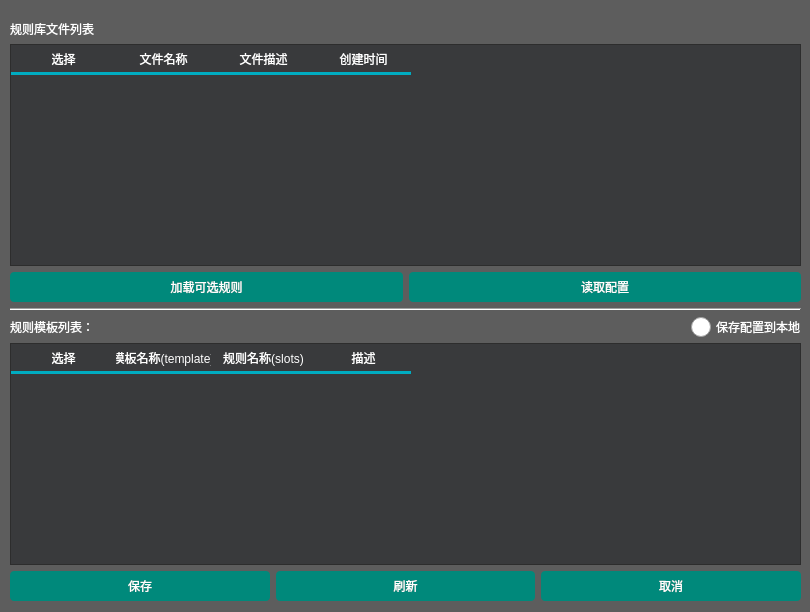
<?xml version="1.0" encoding="UTF-8"?>
<ui version="4.0">
 <class>RuleCfgDlg</class>
 <widget class="QDialog" name="RuleCfgDlg">
  <property name="geometry">
   <rect>
    <x>0</x>
    <y>0</y>
    <width>810</width>
    <height>612</height>
   </rect>
  </property>
  <property name="windowTitle">
   <string>Dialog</string>
  </property>
  <property name="windowIcon">
   <iconset resource="../res.qrc">
    <normaloff>:/icon/res/icon/edit_rule.ico</normaloff>:/icon/res/icon/edit_rule.ico</iconset>
  </property>
  <property name="styleSheet">
   <string notr="true">

/**********按钮**********/
QPushButton{
        border-radius: 4px;
        border: none;
        width: 75px;
        height: 30px;
}
QPushButton:enabled {
		
	background-color: rgb(0, 137, 123);
        color: white;
}
QPushButton:!enabled {
        background: rgb(100, 100, 100);
        color: rgb(200, 200, 200);
}
QPushButton:enabled:hover{
        background: rgb(85, 85, 85);
}
QPushButton:enabled:pressed{
        background: rgb(80, 80, 80);
}

QPushButton#blueButton {
        color: white;
}
QPushButton#blueButton:enabled {
        background: rgb(0, 165, 235);
        color: white;
}
QPushButton#blueButton:!enabled {
        background: gray;
        color: rgb(200, 200, 200);
}
QPushButton#blueButton:enabled:hover {
        background: rgb(0, 180, 255);
}
QPushButton#blueButton:enabled:pressed {
        background: rgb(0, 140, 215);
}

QPushButton#selectButton {
        border: none;
        border-radius: none;
        border-left: 1px solid rgb(100, 100, 100);
        image: url(:/Black/scan);
        background: transparent;
        color: white;
}
QPushButton#selectButton:enabled:hover{
        background: rgb(85, 85, 85);
}
QPushButton#selectButton:enabled:pressed{
        background: rgb(80, 80, 80);
}

QPushButton#linkButton {
        background: transparent;
        color: rgb(0, 160, 230);
        text-align:left;
}
QPushButton#linkButton:hover {
        color: rgb(20, 185, 255);
        text-decoration: underline;
}
QPushButton#linkButton:pressed {
        color: rgb(0, 160, 230);
}

QPushButton#transparentButton {
        background: transparent;
}

QDialog { 
       border: none;
      
	background-color: rgb(93, 93, 93);
}
/**********提示**********/
QToolTip{
        border: 1px solid rgb(45, 45, 45);
        background: white;
        color: black;
}



/**********分组框**********/
QGroupBox {
        font-size: 15px;
        border: 1px solid rgb(80, 80, 80);
        border-radius: 4px;
        margin-top: 10px;
}
QGroupBox::title {
        color: rgb(175, 175, 175);
        top: -12px;
        left: 10px;
}

/**********页签项**********/
QTabWidget::pane {
        border: none;
        border-top: 3px solid rgb(0, 172, 193);
        background: rgb(57, 58, 60);
}
QTabWidget::tab-bar {
        border: none;
}
QTabBar::tab {
        border: none;
        border-top-left-radius: 4px;
        border-top-right-radius: 4px;
        color: rgb(175, 175, 175);
        background: rgb(255, 255, 255, 30);
        height: 28px;
        min-width: 85px;
        margin-right: 5px;
        padding-left: 5px;
        padding-right: 5px;
}
QTabBar::tab:hover {
        background: rgb(255, 255, 255, 40);
}
QTabBar::tab:selected {
        color: white;
        background: rgb(0, 172, 193);
}

QTabWidget#tabWidget::pane {
        border: 1px solid rgb(45, 45, 45);
        background: rgb(57, 58, 60);
        margin-top: -1px;
}

QTabBar#tabBar::tab {
        border: 1px solid rgb(45, 45, 45);
        border-bottom: none;
        background: transparent;
}
QTabBar#tabBar::tab:hover {
        color: white;
}
QTabBar#tabBar::tab:selected {
        color: white;
        background: rgb(57, 58, 60);
}

/**********表头**********/
QHeaderView{
        border: none;
       
        background: rgb(57, 58, 60);
        min-height: 30px;
}
QHeaderView::section:horizontal {
        border: none;
        color: white;
        background: transparent;
 		border-bottom: 3px solid rgb(0, 172, 193);
        padding-left: 5px;
}
QHeaderView::section:horizontal:hover {
        background: rgb(0, 160, 230);
 		border-bottom: 3px solid rgb(0, 172, 193);	
}
QHeaderView::section:horizontal:pressed {
        background: rgb(0, 180, 255);
		border-bottom: 3px solid rgb(0, 172, 193);
}

QHeaderView::section:vertical {
        border: none;
        color: white;
        background: rgb(57, 58, 60);
        padding-left: 5px;
 	
}

QHeaderView::up-arrow {
        width: 13px;
        height: 11px;
        padding-right: 5px;
        image: url(:/Black/topArrow);
        subcontrol-position: center right;
}
QHeaderView::up-arrow:hover, QHeaderView::up-arrow:pressed {
        image: url(:/Black/topArrowHover);
}
QHeaderView::down-arrow {
        width: 13px;
        height: 11px;
        padding-right: 5px;
        image: url(:/Black/bottomArrow);
        subcontrol-position: center right;
}
QHeaderView::down-arrow:hover, QHeaderView::down-arrow:pressed {
        image: url(:/Black/bottomArrowHover);
}

QTableCornerButton::section {
 		border: none;
        color: white;
        background: transparent;
        padding-left: 5px;
		border-bottom: 3px solid rgb(0, 172, 193);
 }

/**********表格**********/
QTableView {
        border: 1px solid rgb(45, 45, 45);
        background: rgb(57, 58, 60);
		color: rgb(255, 255, 255);
        gridline-color: rgb(60, 60, 60);
}
QTableView::item {
        padding-left: 5px;
        padding-right: 5px;
        border: none;
        background: rgb(72, 72, 74);
        border-right: 1px solid rgb(45, 45, 45);
        border-bottom: 1px solid rgb(45, 45, 45);
}
QTableView::item:selected {
        background: rgba(255, 255, 255, 40);
}
QTableView::item:selected:!active {
        color: white;
}
QTableView::indicator {
        width: 20px;
        height: 20px;
}
/*
QTableView::indicator:enabled:unchecked {
        image: url(:/Black/checkBox);
}
QTableView::indicator:enabled:unchecked:hover {
        image: url(:/Black/checkBoxHover);
}
QTableView::indicator:enabled:unchecked:pressed {
        image: url(:/Black/checkBoxPressed);
}
QTableView::indicator:enabled:checked {
        image: url(:/Black/checkBoxChecked);
}
QTableView::indicator:enabled:checked:hover {
        image: url(:/Black/checkBoxCheckedHover);
}
QTableView::indicator:enabled:checked:pressed {
        image: url(:/Black/checkBoxCheckedPressed);
}
QTableView::indicator:enabled:indeterminate {
        image: url(:/Black/checkBoxIndeterminate);
}
QTableView::indicator:enabled:indeterminate:hover {
        image: url(:/Black/checkBoxIndeterminateHover);
}
QTableView::indicator:enabled:indeterminate:pressed {
        image: url(:/Black/checkBoxIndeterminatePressed);
}
*/
/**********滚动条-水平**********/
QScrollBar:horizontal {
        height: 20px;
        background: transparent;
        margin-top: 3px;
        margin-bottom: 3px;
}
QScrollBar::handle:horizontal {
        height: 20px;
        min-width: 30px;
        background: rgb(68, 69, 73);
        margin-left: 15px;
        margin-right: 15px;
}
QScrollBar::handle:horizontal:hover {
        background: rgb(80, 80, 80);
}
QScrollBar::sub-line:horizontal {
        width: 15px;
        background: transparent;
        image: url(:/Black/arrowLeft);
        subcontrol-position: left;
}
QScrollBar::add-line:horizontal {
        width: 15px;
        background: transparent;
        image: url(:/Black/arrowRight);
        subcontrol-position: right;
}
QScrollBar::sub-line:horizontal:hover {
        background: rgb(68, 69, 73);
}
QScrollBar::add-line:horizontal:hover {
        background: rgb(68, 69, 73);
}
QScrollBar::add-page:horizontal,QScrollBar::sub-page:horizontal {
        background: transparent;
}

/**********滚动条-垂直**********/
QScrollBar:vertical {
        width: 10px;
        background: transparent;
        margin-left: 3px;
        margin-right: 3px;
}
QScrollBar::handle:vertical {
        width: 10px;
        min-height: 30px;
        background: rgb(68, 69, 73);
        margin-top: 15px;
        margin-bottom: 15px;
}
QScrollBar::handle:vertical:hover {
        background: rgb(80, 80, 80);
}
QScrollBar::sub-line:vertical {
        height: 15px;
        background: transparent;
        image: url(:/Black/arrowTop);
        subcontrol-position: top;
}
QScrollBar::add-line:vertical {
        height: 15px;
        background: transparent;
        image: url(:/Black/arrowBottom);
        subcontrol-position: bottom;
}
QScrollBar::sub-line:vertical:hover {
        background: rgb(68, 69, 73);
}
QScrollBar::add-line:vertical:hover {
        background: rgb(68, 69, 73);
}
QScrollBar::add-page:vertical, QScrollBar::sub-page:vertical {
        background: transparent;
}

QScrollBar#verticalScrollBar:vertical {
        margin-top: 30px;
}

/**********下拉列表**********/
/*QComboBox {
        height: 25px;
        border-radius: 4px;
        border: 1px solid rgb(100, 100, 100);
        background: rgb(72, 72, 73);
}
QComboBox:enabled {
        color: rgb(175, 175, 175);
}
QComboBox:!enabled {
        color: rgb(155, 155, 155);
}
QComboBox:enabled:hover, QComboBox:enabled:focus {
        color: rgb(230, 230, 230);
        background: rgb(68, 69, 73);
}
QComboBox::drop-down {
        width: 20px;
        border: none;
        background: transparent;
}
QComboBox::drop-down:hover {
        background: rgba(255, 255, 255, 30);
}
QComboBox::down-arrow {
        image: url(:/Black/arrowBottom);
}
QComboBox::down-arrow:on {
        /**top: 1px;**/
/*}
QComboBox QAbstractItemView {
        border: 1px solid rgb(100, 100, 100);
        background: rgb(68, 69, 73);
        outline: none;
}
QComboBox QAbstractItemView::item {
        height: 25px;
        color: rgb(175, 175, 175);
}
QComboBox QAbstractItemView::item:selected {
        background: rgba(255, 255, 255, 40);
        color: rgb(230, 230, 230);
}*/

/**********进度条**********/
/*QProgressBar{
        border: none;
        text-align: center;
        color: white;
        background: rgb(48, 50, 51);
}
QProgressBar::chunk {
        background: rgb(0, 160, 230);
}

QProgressBar#progressBar {
        border: none;
        text-align: center;
        color: white;
        background-color: transparent;
        background-image: url(&quot;:/Black/progressBar&quot;);
        background-repeat: repeat-x;
}
QProgressBar#progressBar::chunk {
        border: none;
        background-color: transparent;
        background-image: url(&quot;:/Black/progressBarChunk&quot;);
        background-repeat: repeat-x;
}
*/

/**********单选框**********/
QRadioButton{
        spacing: 5px;
	color: rgb(0, 0, 0);
}
QRadioButton:enabled{
        /*color: rgb(175, 175, 175);*/
}
QRadioButton:enabled:hover{
        color: rgb(200, 200, 200);
}
QRadioButton:!enabled{
        color: rgb(155, 155, 155);
}
QRadioButton::indicator {
        width: 20px;
        height: 20px;
}
/*QRadioButton::indicator:unchecked {
        image: url(:/Black/radioButton);
}
QRadioButton::indicator:unchecked:hover {
        image: url(:/Black/radioButtonHover);
}
QRadioButton::indicator:unchecked:pressed {
        image: url(:/Black/radioButtonPressed);
}
QRadioButton::indicator:checked {
        image: url(:/Black/radioButtonChecked);
}
QRadioButton::indicator:checked:hover {
        image: url(:/Black/radioButtonCheckedHover);
}
QRadioButton::indicator:checked:pressed {
        image: url(:/Black/radioButtonCheckedPressed);
}*/

/**********输入框**********/
QLineEdit {
        border-radius: 4px;
        height: 25px;
        border: 1px solid rgb(100, 100, 100);
        background: rgb(72, 72, 73);
}
QLineEdit:enabled {
        color: rgb(175, 175, 175);
}
QLineEdit:enabled:hover, QLineEdit:enabled:focus {
        color: rgb(230, 230, 230);
}
QLineEdit:!enabled {
        color: rgb(155, 155, 155);
}

/**********文本编辑框**********/
QTextEdit {
        border: 1px solid rgb(45, 45, 45);
        color: rgb(175, 175, 175);
        background: rgb(57, 58, 60);
}

/**********滚动区域**********/
QScrollArea {
        border: 1px solid rgb(45, 45, 45);
        background: rgb(57, 58, 60);
}

/**********滚动区域**********/
QWidget#transparentWidget {
        background: transparent;
}

/**********微调器**********/
QSpinBox {
        border-radius: 4px;
        height: 24px;
        min-width: 40px;
        border: 1px solid rgb(100, 100, 100);
        background: rgb(68, 69, 73);
}
QSpinBox:enabled {
        color: rgb(220, 220, 220);
}
QSpinBox:enabled:hover, QLineEdit:enabled:focus {
        color: rgb(230, 230, 230);
}
QSpinBox:!enabled {
        color: rgb(65, 65, 65);
        background: transparent;
}
QSpinBox::up-button {
        width: 18px;
        height: 12px;
        border-top-right-radius: 4px;
        border-left: 1px solid rgb(100, 100, 100);
        image: url(:/Black/upButton);
        background: rgb(50, 50, 50);
}
QSpinBox::up-button:!enabled {
        border-left: 1px solid gray;
        background: transparent;
}
QSpinBox::up-button:enabled:hover {
        background: rgb(255, 255, 255, 30);
}
QSpinBox::down-button {
        width: 18px;
        height: 12px;
        border-bottom-right-radius: 4px;
        border-left: 1px solid rgb(100, 100, 100);
        image: url(:/Black/downButton);
        background: rgb(50, 50, 50);
}
QSpinBox::down-button:!enabled {
        border-left: 1px solid gray;
        background: transparent;
}
QSpinBox::down-button:enabled:hover {
        background: rgb(255, 255, 255, 30);
}

/**********标签**********/
QLabel#grayLabel {
        color: rgb(175, 175, 175);
}

QLabel#highlightLabel {
        color: rgb(175, 175, 175);
}

QLabel#redLabel {
        color: red;
}

QLabel#grayYaHeiLabel {
        color: rgb(175, 175, 175);
        font-size: 16px;
}

QLabel#whiteYaHeiLabel {
        color: rgb(255, 255, 255);
        font-size: 16px;
}

QLabel#blueLabel {
        color: rgb(0, 160, 230);
}

QLabel#listLabel {
        color: rgb(0, 160, 230);
}

QLabel#lineBlueLabel {
        background: rgb(0, 160, 230);
}

QLabel#graySeperateLabel {
        background: rgb(45, 45, 45);
}

QLabel#seperateLabel {
        background: rgb(80, 80, 80);
}

QLabel#radiusBlueLabel {
        border-radius: 15px;
        color: white;
        font-size: 16px;
        background: rgb(0, 160, 230);
}

QLabel#skinLabel[colorProperty=&quot;normal&quot;] {
        color: rgb(175, 175, 175);
}
QLabel#skinLabel[colorProperty=&quot;highlight&quot;] {
        color: rgb(0, 160, 230);
}

QLabel#informationLabel {
        qproperty-pixmap: url(:/Black/information);
}

QLabel#errorLabel {
        qproperty-pixmap: url(:/Black/error);
}

QLabel#successLabel {
        qproperty-pixmap: url(:/Black/success);
}

QLabel#questionLabel {
        qproperty-pixmap: url(:/Black/question);
}

QLabel#warningLabel {
        qproperty-pixmap: url(:/Black/warning);
}

QLabel#groupLabel {
        color: rgb(0, 160, 230);
        border: 1px solid rgb(0, 160, 230);
        font-size: 15px;
        border-top-color: transparent;
        border-right-color: transparent;
        border-left-color: transparent;
}

/**********按钮**********/
QToolButton#nsccButton{
        border: none;
        color: rgb(175, 175, 175);
        background: transparent;
        padding: 10px;
        qproperty-icon: url(:/Black/nscc);
        qproperty-iconSize: 32px 32px;
        qproperty-toolButtonStyle: ToolButtonTextUnderIcon;
}
QToolButton#nsccButton:hover{
        color: rgb(217, 218, 218);
        background: rgb(255, 255, 255, 20);
}

QToolButton#transferButton{
        border: none;
        color: rgb(175, 175, 175);
        background: transparent;
        padding: 10px;
        qproperty-icon: url(:/Black/transfer);
        qproperty-iconSize: 32px 32px;
        qproperty-toolButtonStyle: ToolButtonTextUnderIcon;
}
QToolButton#transferButton:hover{
        color: rgb(217, 218, 218);
        background: rgb(255, 255, 255, 20);
}



/*****************标题栏按钮*******************/
QPushButton#minimizeButton {
        border-radius: none;
        border-bottom-left-radius: 4px;
        border-bottom-right-radius: 4px;
        background: rgb(50, 50, 50);
        image: url(:/Black/minimize);
}
QPushButton#minimizeButton:hover {
        background: rgb(60, 60, 60);
        image: url(:/Black/minimizeHover);
}
QPushButton#minimizeButton:pressed {
        background: rgb(55, 55, 55);
        image: url(:/Black/minimizePressed);
}

QPushButton#maximizeButton[maximizeProperty=&quot;maximize&quot;] {
        border-radius: none;
        border-bottom-left-radius: 4px;
        border-bottom-right-radius: 4px;
        background: rgb(50, 50, 50);
        image: url(:/Black/maximize);
}
QPushButton#maximizeButton[maximizeProperty=&quot;maximize&quot;]:hover {
        background: rgb(60, 60, 60);
        image: url(:/Black/maximizeHover);
}
QPushButton#maximizeButton[maximizeProperty=&quot;maximize&quot;]:pressed {
        background: rgb(55, 55, 55);
        image: url(:/Black/maximizePressed);
}

QPushButton#maximizeButton[maximizeProperty=&quot;restore&quot;] {
        border-radius: none;
        border-bottom-left-radius: 4px;
        border-bottom-right-radius: 4px;
        background: rgb(50, 50, 50);
        image: url(:/Black/restore);
}
QPushButton#maximizeButton[maximizeProperty=&quot;restore&quot;]:hover {
        background: rgb(60, 60, 60);
        image: url(:/Black/restoreHover);
}
QPushButton#maximizeButton[maximizeProperty=&quot;restore&quot;]:pressed {
        background: rgb(55, 55, 55);
        image: url(:/Black/restorePressed);
}

QPushButton#closeButton {
        border-radius: none;
        border-bottom-left-radius: 4px;
        border-bottom-right-radius: 4px;
        background: rgb(50, 50, 50);
        image: url(:/Black/close);
}
QPushButton#closeButton:hover {
        background: rgb(60, 60, 60);
        image: url(:/Black/closeHover);
}
QPushButton#closeButton:pressed {
        background: rgb(55, 55, 55);
        image: url(:/Black/closePressed);
}

QPushButton#skinButton {
        border-radius: none;
        border-bottom-left-radius: 4px;
        border-bottom-right-radius: 4px;
        background: rgb(50, 50, 50);
        image: url(:/Black/skin);
}
QPushButton#skinButton:hover {
        background: rgb(60, 60, 60);
        image: url(:/Black/skinHover);
}
QPushButton#skinButton:pressed {
        background: rgb(55, 55, 55);
        image: url(:/Black/skinPressed);
}

QPushButton#feedbackButton {
        border-radius: none;
        border-bottom-left-radius: 4px;
        border-bottom-right-radius: 4px;
        background: rgb(50, 50, 50);
        image: url(:/Black/feedback);
}
QPushButton#feedbackButton:hover {
        background: rgb(60, 60, 60);
        image: url(:/Black/feedbackHover);
}
QPushButton#feedbackButton:pressed {
        background: rgb(55, 55, 55);
        image: url(:/Black/feedbackPressed);
}

QPushButton#closeTipButton {
        border-radius: none;
        border-image: url(:/Black/close);
        background: transparent;
}
QPushButton#closeTipButton:hover {
        border-image: url(:/Black/closeHover);
}
QPushButton#closeTipButton:pressed {
        border-image: url(:/Black/closePressed);
}

QPushButton#changeSkinButton{
        border-radius: 4px;
        border: 2px solid rgb(41, 41, 41);
        background: rgb(51, 51, 51);
}
QPushButton#changeSkinButton:hover{
        border-color: rgb(45, 45, 45);
}
QPushButton#changeSkinButton:pressed, QPushButton#changeSkinButton:checked{
        border-color: rgb(0, 160, 230);
}

QPushButton#transferButton {
        padding-left: 5px;
        padding-right: 5px;
        color: white;
        background: rgb(0, 165, 235);
}
QPushButton#transferButton:hover {
        background: rgb(0, 180, 255);
}
QPushButton#transferButton:pressed {
        background: rgb(0, 140, 215);
}
QPushButton#transferButton[iconProperty=&quot;left&quot;] {
        qproperty-icon: url(:/Black/left);
}
QPushButton#transferButton[iconProperty=&quot;right&quot;] {
        qproperty-icon: url(:/Black/right);
}

QPushButton#openButton {
        border-radius: none;
        image: url(:/Black/open);
        background: transparent;
}
QPushButton#openButton:hover {
        image: url(:/Black/openHover);
}
QPushButton#openButton:pressed {
        image: url(:/Black/openPressed);
}

QPushButton#deleteButton {
        border-radius: none;
        image: url(:/Black/delete);
        background: transparent;
}
QPushButton#deleteButton:hover {
        image: url(:/Black/deleteHover);
}
QPushButton#deleteButton:pressed {
        image: url(:/Black/deletePressed);
}

QPushButton#menuButton {
        text-align: left center;
        padding-left: 3px;
        color: rgb(175, 175, 175);
        border: 1px solid rgb(100, 100, 100);
        background: rgb(72, 72, 73);
}
QPushButton#menuButton::menu-indicator{
        subcontrol-position: right center;
        subcontrol-origin: padding;
        image: url(:/Black/arrowBottom);
        padding-right: 3px;
}</string>
  </property>
  <widget class="QWidget" name="verticalLayoutWidget">
   <property name="geometry">
    <rect>
     <x>10</x>
     <y>20</y>
     <width>791</width>
     <height>581</height>
    </rect>
   </property>
   <layout class="QVBoxLayout" name="verticalLayout">
    <property name="sizeConstraint">
     <enum>QLayout::SetMaximumSize</enum>
    </property>
    <item>
     <widget class="QLabel" name="label">
      <property name="styleSheet">
       <string notr="true">color: rgb(255, 255, 255);</string>
      </property>
      <property name="text">
       <string>规则库文件列表</string>
      </property>
     </widget>
    </item>
    <item>
     <widget class="QTableWidget" name="ruleFileTable">
      <column>
       <property name="text">
        <string>选择</string>
       </property>
       <property name="background">
        <color>
         <red>241</red>
         <green>241</green>
         <blue>241</blue>
        </color>
       </property>
      </column>
      <column>
       <property name="text">
        <string>文件名称</string>
       </property>
      </column>
      <column>
       <property name="text">
        <string>文件描述</string>
       </property>
       <property name="background">
        <color>
         <red>241</red>
         <green>241</green>
         <blue>241</blue>
        </color>
       </property>
      </column>
      <column>
       <property name="text">
        <string>创建时间</string>
       </property>
      </column>
     </widget>
    </item>
    <item>
     <layout class="QHBoxLayout" name="horizontalLayout_2">
      <item>
       <widget class="QPushButton" name="pushButton">
        <property name="styleSheet">
         <string notr="true"/>
        </property>
        <property name="text">
         <string>加载可选规则</string>
        </property>
        <property name="icon">
         <iconset resource="../res.qrc">
          <normaloff>:/icon/res/icon/download.ico</normaloff>:/icon/res/icon/download.ico</iconset>
        </property>
       </widget>
      </item>
      <item>
       <widget class="QPushButton" name="loadCfgBtn">
        <property name="text">
         <string>读取配置</string>
        </property>
        <property name="icon">
         <iconset resource="../res.qrc">
          <normaloff>:/icon/res/icon/opencfg.ico</normaloff>:/icon/res/icon/opencfg.ico</iconset>
        </property>
       </widget>
      </item>
     </layout>
    </item>
    <item>
     <widget class="Line" name="line">
      <property name="orientation">
       <enum>Qt::Horizontal</enum>
      </property>
     </widget>
    </item>
    <item>
     <layout class="QHBoxLayout" name="horizontalLayout_3">
      <property name="sizeConstraint">
       <enum>QLayout::SetDefaultConstraint</enum>
      </property>
      <item>
       <widget class="QLabel" name="label_2">
        <property name="styleSheet">
         <string notr="true">
color: rgb(255, 255, 255);

</string>
        </property>
        <property name="text">
         <string>规则模板列表：</string>
        </property>
       </widget>
      </item>
      <item>
       <widget class="QRadioButton" name="isSaveFileRadio">
        <property name="sizePolicy">
         <sizepolicy hsizetype="Maximum" vsizetype="Fixed">
          <horstretch>0</horstretch>
          <verstretch>0</verstretch>
         </sizepolicy>
        </property>
        <property name="styleSheet">
         <string notr="true">color: rgb(255, 255, 255);</string>
        </property>
        <property name="text">
         <string>保存配置到本地</string>
        </property>
       </widget>
      </item>
     </layout>
    </item>
    <item>
     <widget class="QTableWidget" name="slot_table">
      <column>
       <property name="text">
        <string>选择</string>
       </property>
      </column>
      <column>
       <property name="text">
        <string>模板名称(template)</string>
       </property>
      </column>
      <column>
       <property name="text">
        <string>规则名称(slots)</string>
       </property>
      </column>
      <column>
       <property name="text">
        <string>描述</string>
       </property>
      </column>
     </widget>
    </item>
    <item>
     <layout class="QHBoxLayout" name="horizontalLayout">
      <item>
       <widget class="QPushButton" name="savebtn">
        <property name="text">
         <string>保存</string>
        </property>
       </widget>
      </item>
      <item>
       <widget class="QPushButton" name="refreshbtn">
        <property name="text">
         <string>刷新</string>
        </property>
       </widget>
      </item>
      <item>
       <widget class="QPushButton" name="cancelbtn">
        <property name="text">
         <string>取消</string>
        </property>
       </widget>
      </item>
     </layout>
    </item>
   </layout>
   <zorder>ruleFileTable</zorder>
   <zorder>slot_table</zorder>
   <zorder>label</zorder>
   <zorder>line</zorder>
  </widget>
 </widget>
 <resources>
  <include location="../res.qrc"/>
 </resources>
 <connections/>
</ui>
